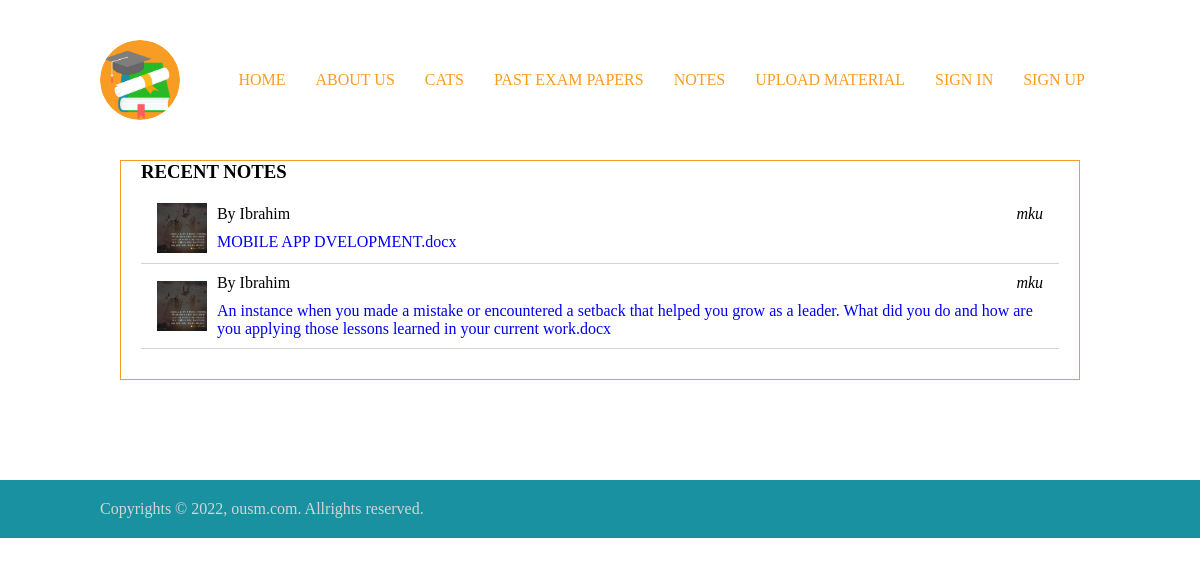
The app's page /notes.php, older data.
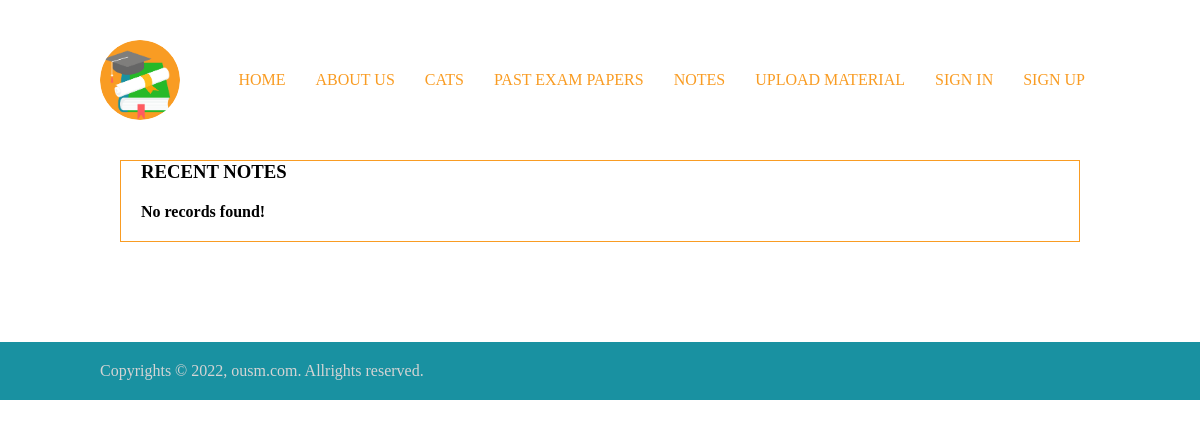
The same page, newer data.
### tables this page shows
CREATE TABLE `note` (
  `id` int(11) NOT NULL,
  `title` text NOT NULL,
  `filename` text NOT NULL,
  `description` longtext NOT NULL,
  `uploader_id` int(11) NOT NULL,
  `date_uploaded` timestamp NOT NULL DEFAULT current_timestamp() ON UPDATE current_timestamp()
);

CREATE TABLE `user` (
  `id` int(11) NOT NULL,
  `firstname` varchar(100) NOT NULL,
  `lastname` varchar(100) NOT NULL,
  `email` varchar(100) NOT NULL,
  `password` varchar(100) NOT NULL,
  `type` varchar(30) NOT NULL,
  `uni` varchar(100) NOT NULL,
  `photo` varchar(100) NOT NULL
);

### notes.php (the view, shortened to what this page needs)
<?php
include('includes/head.php');
include('includes/dbcon.php');
?>
<!DOCTYPE html>
<html>
<head>
</head>
<body>
	<main>
		<section class="section">
			<div>
				<section class="notes-sec">
					<h1>Recent Notes</h1>
					<?php
					$retrieve=mysqli_query($myconn,"SELECT note.*,lastname,photo,uni FROM note inner join user on note.uploader_id=user.id order by id desc");
						if(mysqli_num_rows($retrieve) == 0)
						{
							echo "<h4>No records found!</h4>";
						}
						else{
							while($row=mysqli_fetch_array($retrieve)){
								echo "<div>";
									$photo = "photos/".$row['photo'];
									echo "<img src='$photo'>";
									echo "<div>";
										echo "<div>";
											echo "<p class='u_lastname'>By ".$row['lastname']."</p>";
											echo "<p class='school'>".$row['uni']."</p>";
										echo "</div>";
										$filename = "materials/".$row['filename'];
										echo "<p class='filename'><a href='notedownload.php?filename=$filename'>".$row['filename']."</a></p>";
									echo "</div>";
								echo "</div>";
							}
						}
					?>
				</section>
			</div>
		</section>
	</main>
</body>
</html>
<?php include('includes/footer.php'); ?>

Row changes from the older to the newer data that the page shows:
removed note: user.photo (picture), user.lastname "Ibrahim", user.uni "mku", filename "MOBILE APP DVELOPMENT.docx"
removed note: user.photo (picture), user.lastname "Ibrahim", user.uni "mku", filename "An instance when you made a mistake or encountered a setback that helped you grow as a leader. What did you do and how are you applying those lessons learned in your current work.docx"
Text that changed along with them:
text now shown: "No records found!"
